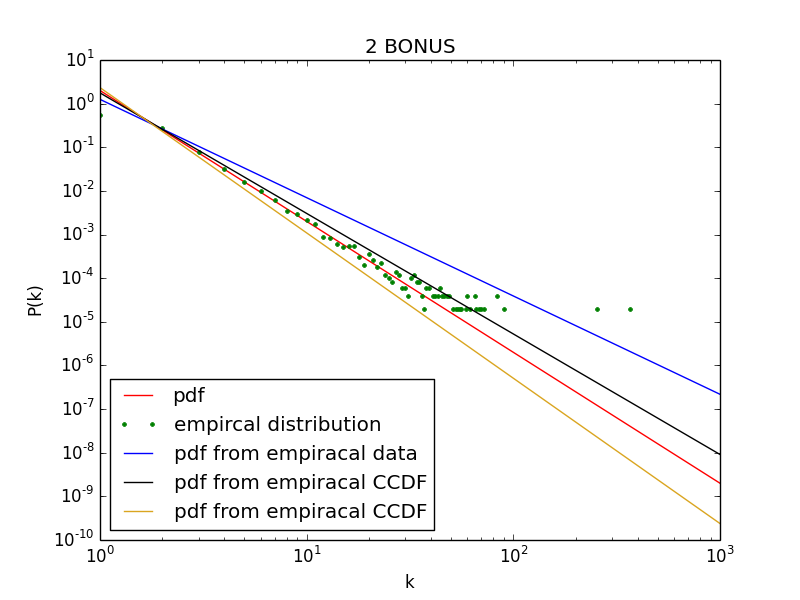

Generate this figure with Python:
from random import *
import math
import matplotlib.pyplot as plt
import numpy
import numpy.linalg as linalg

# Given Values
kmin = 1
alpha = 3.0
num_values=50000
# Derived in question 1a
Z = (alpha-1)*math.pow(kmin, alpha-1)

# use samplig technique from 2a 50000 times
kval = [];
for l in range(0,num_values):
    u = random()
    k = kmin*math.pow(u,(1/(1-alpha)))
    k = int(round(k))
    kval.append(k)

## Get info for degree distribution
kmax = max(kval) #upper pound of degrees
kdist = {}
# initialize the list
for l in range(kmax):
    kdist[l+1]=0
#add all values to list
for val in kval:
    kdist[val] = kdist[val]+1

# change degree distribution to fraction instead of count
p = []
kvalue = []
for i in kdist:
    p.append(float(kdist[i])/num_values)
    kvalue.append(i)

# Powerlaw expected pdf values for k<1000
pdf_val = range(1,1000)
pdf = []
for val in pdf_val:
    pdf.append(Z*math.pow(val, -1.0*alpha))

# graph data and expected distribution
fig = plt.figure()
ax = plt.gca()
ax.plot(pdf_val, pdf, '', c='r',linestyle='-', label='pdf')
ax.plot(kvalue, p, '.', c='g', linestyle='None', label='empircal distribution')

# initialize new arrays
partc_p=[]
partc_val=[]
# add log of all values for regression
for i in kdist:
    if p[i-1]>0: #Can't take log of 0
        partc_val.append(math.log(float(kvalue[i-1])))
        partc_p.append(math.log(float(p[i-1])))

# Create nump arrays for linear regression
n = len(partc_val)
B=numpy.array(partc_p)
A=numpy.array(([[partc_val[j], 1] for j in range(n)]))
# run linear regression
X=numpy.linalg.lstsq(A,B)[0]
a=X[0]; b=X[1]
# Solve for and output alpha
alpha_empiracle = a*(-1)
#print "alpha pdf = ",alpha_empiracle

# Create line showing pdf for alpha just calculated
Z_emp = (alpha_empiracle-1)*math.pow(kmin, alpha_empiracle-1)
pdf_emp=[]
for val in pdf_val:
    pdf_emp.append(Z_emp*math.pow(val, -1.0*alpha_empiracle))

# plot new line
ax.plot(pdf_val, pdf_emp, '', c='b',linestyle='-', label='pdf from empiracal data')

# initialize new arrays
partd_psum=[]
partd_p=[]
partd_val=[]

for i in kdist:
    # Change to ccdf
    partd_psum.append(sum(p[j] for j in range(i-1, len(kdist))))
    # add logs of values to arrays for least squares
    if partd_psum[i-1]>0:
        partd_val.append(math.log(float(kvalue[i-1])))
        partd_p.append(math.log(float(partd_psum[i-1])))


# Create numpy arrays for linear regression
n = len(partd_val)
B=numpy.array(partd_p)
A=numpy.array(([[partd_val[j], 1] for j in range(n)]))
# run linear regression
X=numpy.linalg.lstsq(A,B)[0]
a=X[0]; b=X[1]
# solve for alpha and output
alpha_d = 1-a
#print "alpha ccdf = ",alpha_d

# Create line showing pdf for alpha just calculated
Z_d = (alpha_d-1)*math.pow(kmin, alpha_d-1)
pdf_d=[]
for val in pdf_val:
    pdf_d.append(Z_d*math.pow(val, -1.0*alpha_d))

# plot new line
ax.plot(pdf_val, pdf_d, '', c='k',linestyle='-', label='pdf from empiracal CCDF')

# MLE calculation
bonus_sum = 0
# add log of each value normalized by kmin
for k in range(num_values):
    bonus_sum = bonus_sum + math.log(float(kval[k])/kmin)
alpha_MLE = 1.0+num_values*1/bonus_sum
#print "alpha MLE = ", alpha_MLE

# Create line showing pdf for alpha just calculated
Z_MLE = (alpha_MLE-1)*math.pow(kmin, alpha_MLE-1)
pdf_d=[]
for val in pdf_val:
    pdf_d.append(Z_MLE*math.pow(val, -1.0*alpha_MLE))

#plot new line
ax.plot(pdf_val, pdf_d, '', c='goldenrod',linestyle='-', label='pdf from empiracal CCDF')


# label and show graph
ax.set_yscale('log')
ax.set_xscale('log')
ax.set_xlabel('k')
ax.set_ylabel('P(k)')
plt.title('2 BONUS')
plt.legend(loc='lower left');
plt.savefig("problem2BONUS.png")
plt.show()


# repeat bonus calculations 50000 times
BONUS_alpha=[]
for m in range(100):
    #givens
    kmin = 1
    alpha = 3.0
    num_values=50000

    # use samplig technique from 2a 50000 times
    kval = [];
    for l in range(0,num_values):
        u = random()
        k = kmin*math.pow(u,(1/(1-alpha)))
        k = int(round(k))
        kval.append(k)

    # Get info for degree distribution
    kmax = max(kval) #upper bound of degrees
    kdist = {}
    # initialize the list
    for l in range(kmax):
        kdist[l+1]=0
    #add all values to list
    for val in kval:
        kdist[val] = kdist[val]+1

    # change degree distribution to fraction instead of count
    p = []
    kvalue = []
    for i in kdist:
        p.append(float(kdist[i])/num_values)
        kvalue.append(i)

    # sample range up to 10000
    pdf_val = range(1,1000)

    bonus_sum = 0
    # add log of each value normalized by kmin
    for k in range(num_values):
        bonus_sum = bonus_sum + math.log(float(kval[k])/kmin)
    alpha_MLE = 1.0+num_values*1/bonus_sum
    BONUS_alpha.append(alpha_MLE)

print "test print   "
# output results
print "using MLE, average alpha = ",numpy.mean(BONUS_alpha)
print "using MLE, standard deviation alpha = ",numpy.std(BONUS_alpha)